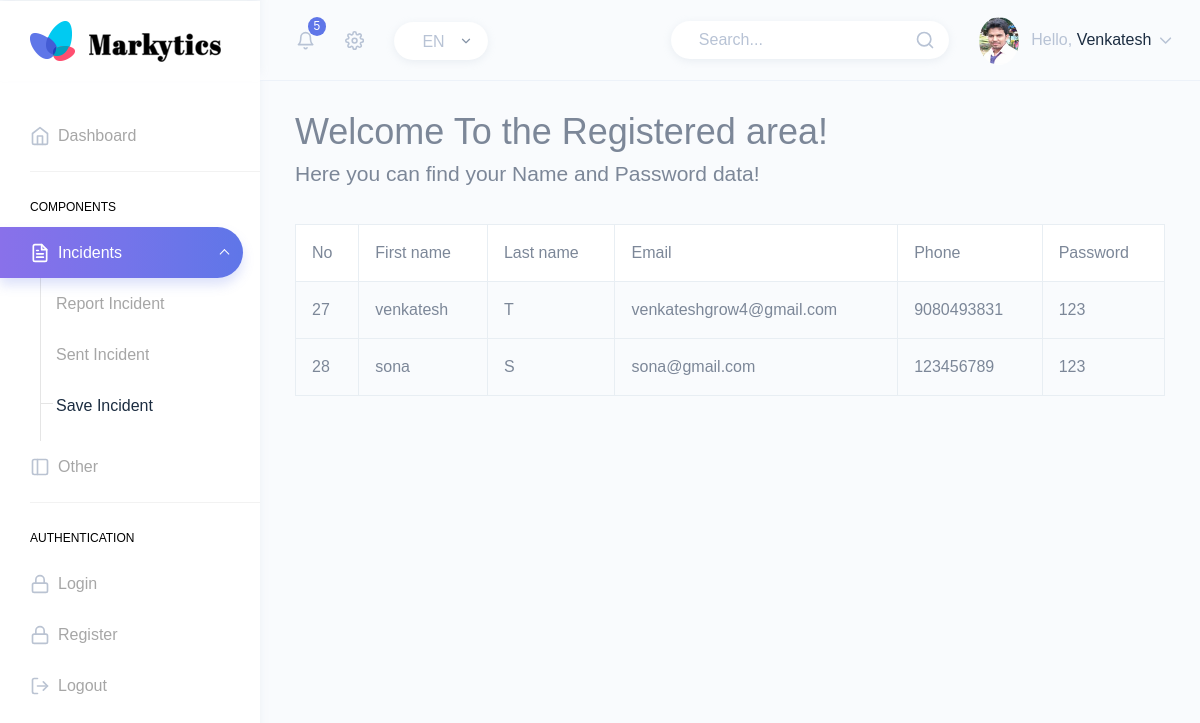
Page /save on the committed database.
### Mark1/models.py (models this page shows, shortened)
class login(models.Model):
    userid = models.CharField(max_length=10)
    lastname = models.CharField(max_length=10)
    email = models.CharField(max_length=30)
    password = models.CharField(max_length=16)
    phone = models.CharField(max_length=16)

### Mark1/views.py (the view)
# urls.py: path('save', views.Save, name='save'),
def Save(request):
        data = login.objects.all()
        context = {'data': data}
        return render(request,'Sent.html',context)

### templates/Sent.html
{% extends 'introducation.html' %}
{% block content %}
               <div class="page-breadcrumb">
                    <h1>Welcome To the Registered area!</h1>
                <h3>Here you can find your Name and Password data!</h3>
            </div>
               <div class="page-breadcrumb">
                <div class="d-flex align-items-center">
                    <div class="table-responsive">
		                <table class="table table-bordered table-hover">
                                 <tr style="background-color:#ffffff;">
                                        <th>No</th>
                                        <th>First name</th>
                                        <th>Last name</th>
                                        <th>Email</th>
                                        <th>Phone</th>
                                        <th>Password</th>
                                    </tr>
                                {% for i in data %}
                                    <tr>
                                        <td>{{i.id}}</td>
                                        <td>{{i.userid}}</td>
                                        <td>{{i.lastname}}</td>
                                        <td>{{i.email}}</td>
                                        <td>{{i.phone}}</td>
                                        <td>{{i.password}}</td>
                                    </tr>
                                {% endfor %}
                            </table>
                        </div>
                </div>
               </div>
   {% endblock %}

### rows in the picture
login: id "27", userid "venkatesh", lastname "T", email "venkateshgrow4@gmail.com", phone "9080493831", password "123"
login: id "28", userid "sona", lastname "S", email "sona@gmail.com", phone "123456789", password "123"
